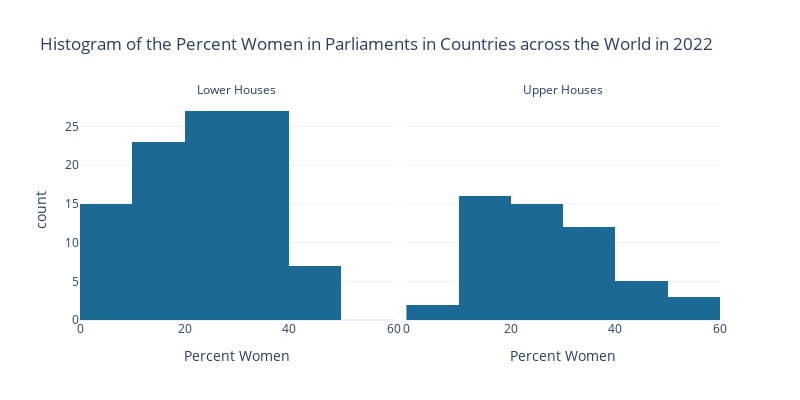

The cell this chart's notebook holds for it:
### Code cell
fig = px.histogram(women, x='Percent Women',
                    facet_col='House',
                    nbins=10,
                    width=800,
                    height=400,
                    template='plotly_white',    
                    color_discrete_sequence=[px.colors.qualitative.Prism[1],px.colors.qualitative.Prism[2]],
                    title= 'Histogram of the Percent Women in Parliaments in Countries across the World in 2022',)

facet_titles = ['Lower Houses','Upper Houses']
for i, a in enumerate(fig.layout.annotations):
    a.text = facet_titles[i]

fig.show()

### Figure 1 — Plotly figure (JSON) as saved in the notebook; plotly's stock layout.template omitted (floating-point values rounded to 4 significant figures)
{"data": [{"alignmentgroup": "True", "bingroup": "x", "hovertemplate": "House=lower_single_house_percent_w<br>Percent Women=%{x}<br>count=%{y}<extra></extra>", "legendgroup": "", "marker": {"color": "rgb(29, 105, 150)", "pattern": {"shape": ""}}, "name": "", "nbinsx": 10, "offsetgroup": "", "orientation": "v", "showlegend": false, "type": "histogram", "x": [47.37, 46.13, 44.24, 40, 38.55, 38.41, 37.26, 36.96, 33.64, 33.58, 32.25, 31.25, 29.63, 28.88, 27.85, 27.33, 26.67, 25.5, 23.43, 19.72, 14.94, 14.57, 14.55, 14.07, 10.53, 9.91, 9.09, 8.62, 8.11, 6.25, 4, 1.74, 46.42, 38.41, 37.26, 36.96, 36.55, 31.25, 30, 29.63, 28.88, 26.67, 26.45, 25.5, 24.17, 23.43, 17.74, 16.67, 14.94, 14.57, 14.07, 12.31, 10.53, 9.91, 6.25, 6.25, 1.92, 1.74, 43.58, 40, 33.09, 31, 30, 29.63, 28.88, 28.7, 26.67, 26.45, 23.33, 20, 16.9, 16.67, 14.94, 13.57, 36.84, 33.58, 29.63, 26.67, 26.67, 28.88, 19.72, 14.94, 8.11, 38.8, 33.58, 19.72, 8.62, 38.41, 36.96, 33.58, 27.96, 38.8, 33.33, 16.56, 14.94, 1.82, 33.64, 23.43, 19.72], "xaxis": "x", "yaxis": "y"}, {"alignmentgroup": "True", "bingroup": "x", "hovertemplate": "House=upper_single_house_percent_w<br>Percent Women=%{x}<br>count=%{y}<extra></extra>", "legendgroup": "", "marker": {"color": "rgb(29, 105, 150)", "pattern": {"shape": ""}}, "name": "", "nbinsx": 10, "offsetgroup": "", "orientation": "v", "showlegend": false, "type": "histogram", "x": [null, null, null, 10, null, 56.58, 35.06, null, null, 37.29, 34.47, 30.77, null, 29.63, null, 29.17, 42.11, 18.52, 31.82, null, 13.92, 18.84, null, null, null, 25.81, null, null, 4.27, null, null, null, null, 56.58, 35.06, null, null, null, null, null, 29.63, 42.11, 21.21, 18.52, null, 31.82, 16.05, 20, 13.92, 18.84, null, 15.38, null, 25.81, null, null, null, null, null, 17.5, 37.29, 21.62, null, null, 29.63, 25.25, 42.11, 24.24, null, 25, null, 20, 13.92, 18.18, null, 37.29, null, 42.86, 44.44, 29.63, null, 12.29, 4.27, null, 37.29, null, null, 56.58, null, 37.29, 29.17, null, 15.38, 18.84, 12.29, null, null, 30.88, null], "xaxis": "x2", "yaxis": "y2"}], "layout": {"annotations": [{"font": {}, "showarrow": false, "text": "Lower Houses", "x": 0.245, "xanchor": "center", "xref": "paper", "y": 1, "yanchor": "bottom", "yref": "paper"}, {"font": {}, "showarrow": false, "text": "Upper Houses", "x": 0.755, "xanchor": "center", "xref": "paper", "y": 1, "yanchor": "bottom", "yref": "paper"}], "barmode": "relative", "height": 400, "legend": {"tracegroupgap": 0}, "title": {"text": "Histogram of the Percent Women in Parliaments in Countries across the World in 2022"}, "width": 800, "xaxis": {"anchor": "y", "domain": [0, 0.49], "title": {"text": "Percent Women"}}, "xaxis2": {"anchor": "y2", "domain": [0.51, 1], "matches": "x", "title": {"text": "Percent Women"}}, "yaxis": {"anchor": "x", "domain": [0, 1], "title": {"text": "count"}}, "yaxis2": {"anchor": "x2", "domain": [0, 1], "matches": "y", "showticklabels": false}}}
